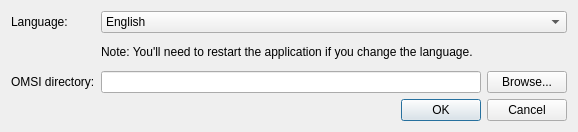
<?xml version="1.0" encoding="UTF-8"?>
<ui version="4.0">
 <class>DlgPreferences</class>
 <widget class="QDialog" name="DlgPreferences">
  <property name="geometry">
   <rect>
    <x>0</x>
    <y>0</y>
    <width>578</width>
    <height>132</height>
   </rect>
  </property>
  <property name="windowTitle">
   <string>Preferences</string>
  </property>
  <layout class="QVBoxLayout" name="verticalLayout">
   <item>
    <layout class="QFormLayout" name="formLayout">
     <item row="0" column="0">
      <widget class="QLabel" name="label_2">
       <property name="text">
        <string>Language:</string>
       </property>
      </widget>
     </item>
     <item row="0" column="1">
      <widget class="QComboBox" name="cbLanguage">
       <item>
        <property name="text">
         <string>English</string>
        </property>
       </item>
       <item>
        <property name="text">
         <string>Deutsch (German)</string>
        </property>
       </item>
      </widget>
     </item>
     <item row="2" column="0">
      <widget class="QLabel" name="label">
       <property name="text">
        <string>OMSI directory:</string>
       </property>
      </widget>
     </item>
     <item row="2" column="1">
      <layout class="QHBoxLayout" name="horizontalLayout">
       <item>
        <widget class="QLineEdit" name="leOmsiDir">
         <property name="readOnly">
          <bool>true</bool>
         </property>
        </widget>
       </item>
       <item>
        <widget class="QPushButton" name="pbOmsiDirBrowse">
         <property name="text">
          <string>Browse...</string>
         </property>
        </widget>
       </item>
      </layout>
     </item>
     <item row="1" column="1">
      <widget class="QLabel" name="label_3">
       <property name="text">
        <string>Note: You'll need to restart the application if you change the language.</string>
       </property>
       <property name="wordWrap">
        <bool>true</bool>
       </property>
      </widget>
     </item>
    </layout>
   </item>
   <item>
    <spacer name="verticalSpacer">
     <property name="orientation">
      <enum>Qt::Orientation::Vertical</enum>
     </property>
     <property name="sizeHint" stdset="0">
      <size>
       <width>20</width>
       <height>40</height>
      </size>
     </property>
    </spacer>
   </item>
   <item>
    <widget class="QDialogButtonBox" name="buttonBox">
     <property name="orientation">
      <enum>Qt::Orientation::Horizontal</enum>
     </property>
     <property name="standardButtons">
      <set>QDialogButtonBox::StandardButton::Cancel|QDialogButtonBox::StandardButton::Ok</set>
     </property>
    </widget>
   </item>
  </layout>
 </widget>
 <resources/>
 <connections>
  <connection>
   <sender>buttonBox</sender>
   <signal>accepted()</signal>
   <receiver>DlgPreferences</receiver>
   <slot>accept()</slot>
   <hints>
    <hint type="sourcelabel">
     <x>248</x>
     <y>254</y>
    </hint>
    <hint type="destinationlabel">
     <x>157</x>
     <y>274</y>
    </hint>
   </hints>
  </connection>
  <connection>
   <sender>buttonBox</sender>
   <signal>rejected()</signal>
   <receiver>DlgPreferences</receiver>
   <slot>reject()</slot>
   <hints>
    <hint type="sourcelabel">
     <x>316</x>
     <y>260</y>
    </hint>
    <hint type="destinationlabel">
     <x>286</x>
     <y>274</y>
    </hint>
   </hints>
  </connection>
 </connections>
</ui>
